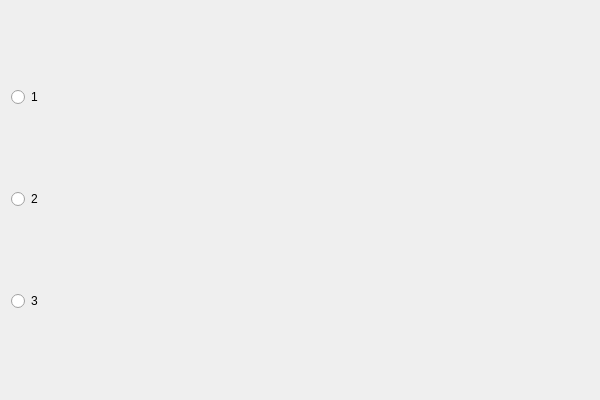
<?xml version="1.0" encoding="UTF-8"?>
<ui version="4.0">
 <class>QButtonGroupTestClass</class>
 <widget class="QDialog" name="QButtonGroupTestClass">
  <property name="geometry">
   <rect>
    <x>0</x>
    <y>0</y>
    <width>600</width>
    <height>400</height>
   </rect>
  </property>
  <property name="windowTitle">
   <string>QButtonGroupTest</string>
  </property>
  <layout class="QVBoxLayout" name="verticalLayout">
   <item>
    <widget class="QRadioButton" name="radioButton_1">
     <property name="text">
      <string>1</string>
     </property>
    </widget>
   </item>
   <item>
    <widget class="QRadioButton" name="radioButton_2">
     <property name="text">
      <string>2</string>
     </property>
    </widget>
   </item>
   <item>
    <widget class="QRadioButton" name="radioButton_3">
     <property name="text">
      <string>3</string>
     </property>
    </widget>
   </item>
  </layout>
 </widget>
 <layoutdefault spacing="6" margin="11"/>
 <resources/>
 <connections/>
</ui>
